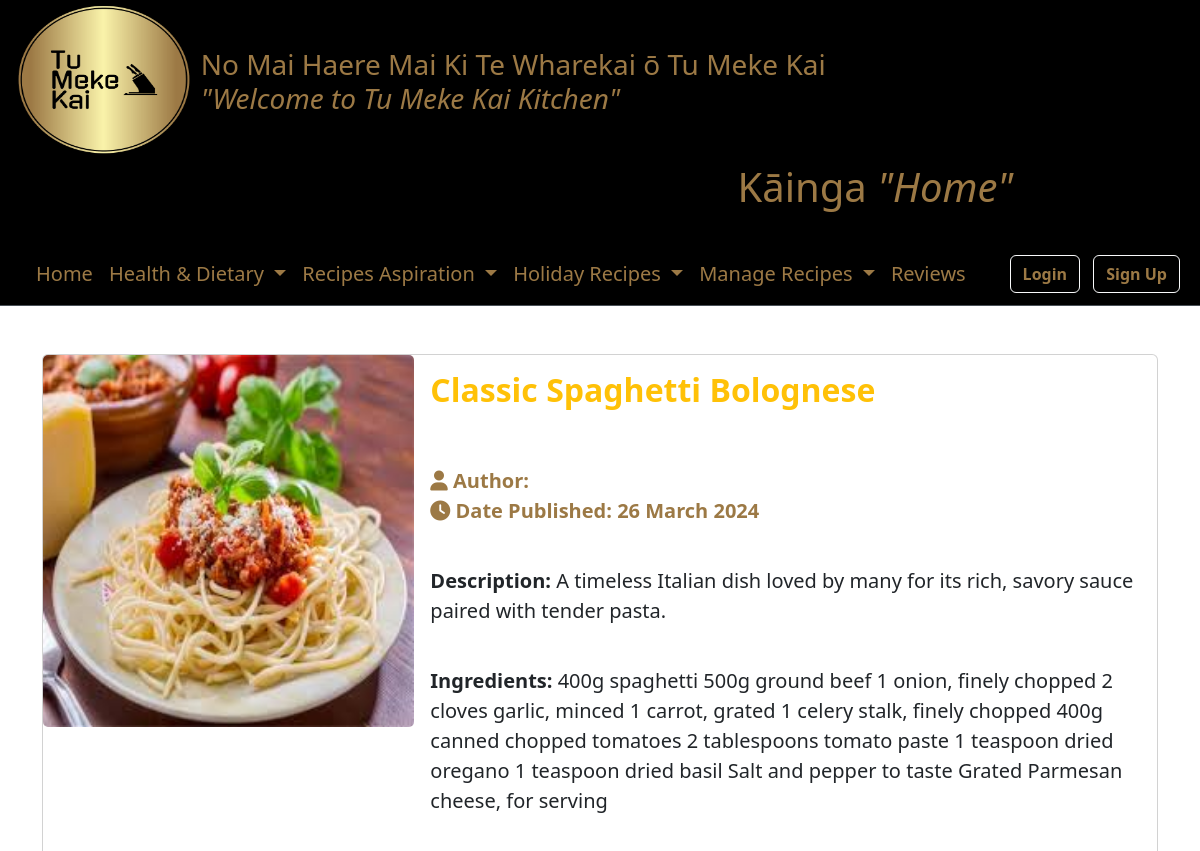
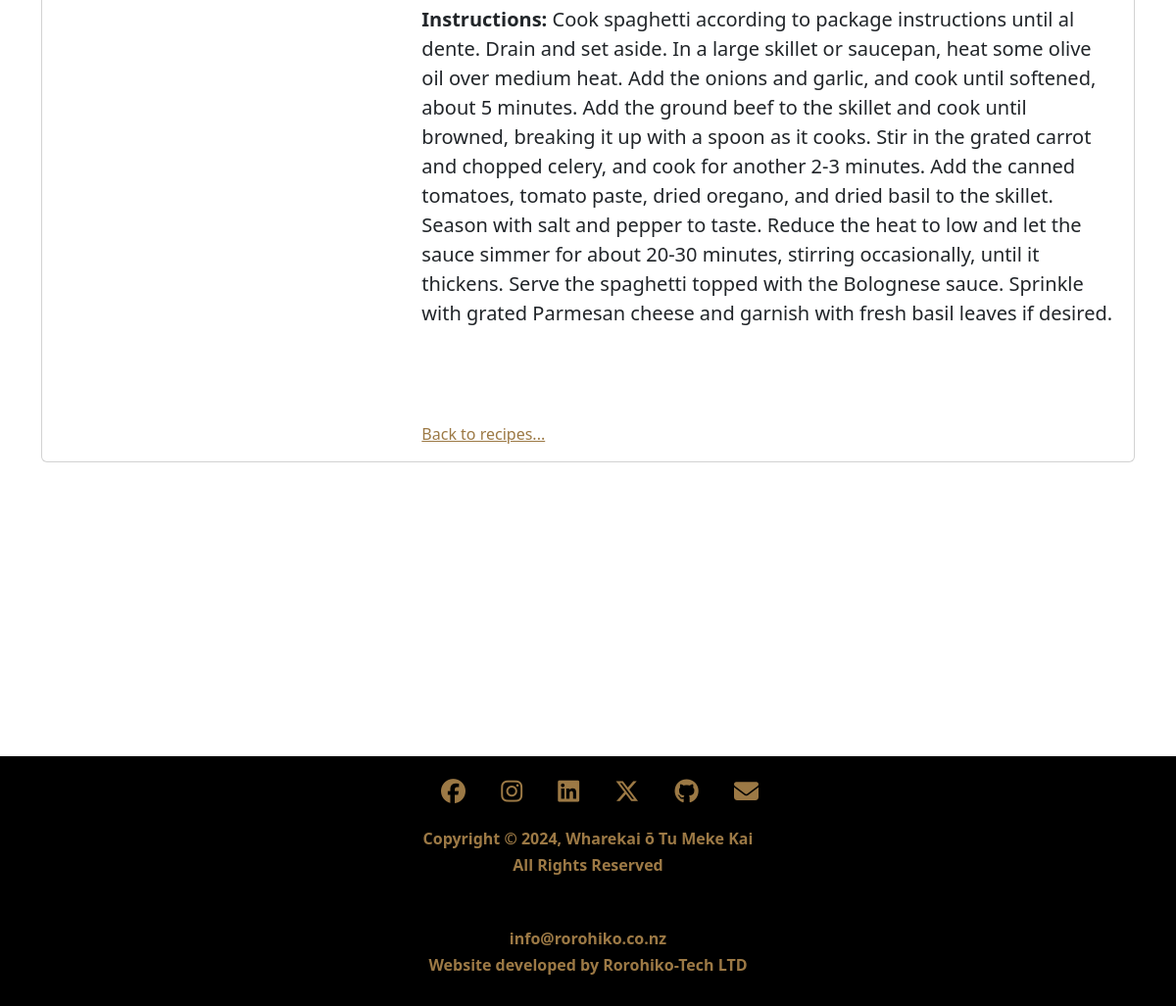
Screenshot of /recipes/10/ with the database file from the repository (2 pictures, top to bottom).
### MyRecipes/models.py (models this page shows, shortened)
class Recipe(models.Model):
    CATEGORY_CHOICES = [
        ('breakfast', 'Breakfast'),
        ('lunch', 'Lunch'),
        ('dinner', 'Dinner'),
        ('dessert', 'Dessert'),
        ('drinks', 'Drinks'),
        ('platter', 'Platter'),
        ('other', 'Other'),
        ('holiday_specials', 'Holiday Specials'),
        ('healthy_choices', 'Healthy Choices'),
        ('healthy', 'Healthy'),
        ('budget_friendly', 'Budget-friendly'),
        ('comfort_food', 'Comfort Food'),
        ('international_cuisine', 'International Cuisine'),
        ('baking', 'Baking'),
        ('grilling_and_bbq', 'Grilling & BBQ'),
        ('vegetarian_vegan', 'Vegetarian/Vegan'),
        ('vegetarian', 'Vegetarian'),
        ('gluten_free', 'Gluten-Free'),
        ('dairy_free', 'Dairy-Free'),
        ('low_carb', 'Low Carb'),
        ('high_protein', 'High Protein'),
        ('keto', 'Keto'),
        ('paleo', 'Paleo'),
        ('whole30', 'Whole30'),
        ('mediterranean', 'Mediterranean'),
        ('asian_inspired', 'Asian-Inspired'),
        ('mexican', 'Mexican'),
        ('italian', 'Italian'),
        ('middle_eastern', 'Middle Eastern'),
        ('new_years', 'New Years'),
        ('mothers_day', 'Mothers Day'),
    ]
    SUBCATEGORY_CHOICES = [
        ('vegetarian', 'Vegetarian'),
        ('vegan', 'Vegan'),
        ('gluten_free', 'Gluten free'),
        ('low_carb', 'Low Carb'),
        ('high_protein', 'High Protein'),
        ('keto', 'Keto'),
        ('other', 'Other'),
        ('paleo', 'Paleo-Friendly'),
        ('whole30', 'Whole30-Compliant'),
        ('mediterranean', 'Mediterranean Diet'),
        ('weight_loss', 'Weight Loss'),
        ('heart_healthy', 'Heart-Healthy'),
        ('diabetes_friendly', 'Diabetes-Friendly'),
        ('nut_free', 'Nut-Free'),
        ('soy_free', 'Soy-Free'),
        ('nutrient_dense', 'Nutrient-Dense'),
        ('light_and_fresh', 'Light & Fresh'),
        ('family_friendly', 'Family-Friendly'),
        ('kid_friendly', 'Kid-Friendly'),
        ('party_appetizers', 'Party Appetizers'),
        ('seasonal_produce', 'Seasonal Produce'),
        ('one_pot_meals', 'One-Pot Meals'),
        ('meal_prep', 'Meal Prep'),
        ('slow_cooker', 'Slow Cooker/Crockpot'),
        ('instant_pot', 'Instant Pot/Pressure Cooker'),
        ('raw_foods', 'Raw Foods'),
        ('superfoods', 'Superfoods'),
        ('detoxifying', 'Detoxifying'),
        ('immune_boosting', 'Immune-Boosting'),
        ('energy_packed', 'Energy-Packed'),
    ]
    title = models.CharField(max_length = 100)
    description = models.TextField()
    author = models.ForeignKey(User, on_delete = models.CASCADE) # is user deleted -- delete recipxes user put up --> FK = 1 (user) - N(recipes)
    category = models.CharField(max_length = 25, choices = CATEGORY_CHOICES, default = "other")
    subcategory = models.CharField(max_length = 25, choices = SUBCATEGORY_CHOICES, default = "other")
    created_at = models.DateTimeField(auto_now_add = True)
    updated_at = models.DateTimeField(auto_now = True)
    tags = models.ManyToManyField(Tag)
    image = models.ImageField(upload_to='Images/', blank=True)
    ingredients = models.TextField(blank=True, null=True)
    instructions = models.TextField(blank=True, null=True)

### MyRecipes/views.py (the view)
# urls.py: path('recipes/<int:pk>/', views.RecipeDetailView.as_view(), name = 'recipes-detail'),
class RecipeDetailView(DetailView):
    model = models.Recipe

### MyRecipes/templates/MyRecipes/recipe_detail.html (shortened to what this page needs)
{% extends 'MyRecipes/base.html' %}
{% load static %}
{% block content %}
    <div class="container mt-5">
        <div class="card mb-4">
            <div class="row g-0">
                <div class="col-md-4">
                    <img src="{% static "/" %}{{object.image}}" width="100%" class="card-img thumbnail" alt="Breakfast">
                </div>
                <div class="col-md-8">
                    <div class="card-body">
                        <h2 class="card-title text-warning"><strong>{{ object.title }}</strong></h2><br><br>
                        <p class="card-text fs-5" style="color: #9c7945;"><strong><i class="fas fa-user"></i> Author: {{ object.author_name }}</strong><br><strong><i class="fa-solid fa-clock"></i> Date Published: {{ object.updated_at|date:"d F Y" }}</strong></p><br>
                        <p class="card-text fs-5"><strong>Description:</strong> {{ object.description }}</p><br>
                        <p class="card-text fs-5"><strong>Ingredients:</strong> {{ object.ingredients }}</p><br>
                        <p class="card-text fs-5 mb-5"><strong>Instructions:</strong> {{ object.instructions }}</p>
                        <div class="d-flex justify-content-between align-items-center">
                            <a class="mt-5 text-end" href="{% url 'recipes-recipes' %}" style="color: #9c7945;">Back to recipes...</a>
                        </div>
                    </div>
                </div>
            </div>
        </div>
    </div>
{% endblock content %}

### MyRecipes/templates/MyRecipes/base.html (style rules this page uses)
body { background-image: url(''); background-size: contain; background-position: center; background-repeat: no-repeat; }

### rows the page displays
Recipe: image (picture), title "Classic Spaghetti Bolognese", updated_at "26 March 2024", description "A timeless Italian dish loved by many for its rich, savory sauce paired with tender pasta.", ingredients "400g spaghetti 500g ground beef 1 onion, finely chopped 2 cloves garlic, minced 1 carrot, grated 1 celery stalk, finely chopped 400g canned chopped tomatoes 2 tablespoons tomato paste 1 teaspoon dried oregano 1 teaspoon dried basil Salt and pepper to taste Grated Parmesan cheese, for serving", instructions "Cook spaghetti according to package instructions until al dente. Drain and set aside. In a large skillet or saucepan, heat some olive oil over medium heat. Add the onions and garlic, and cook until softened, about 5 minutes. Add the ground beef to the skillet and cook until browned, breaking it up with a spoon as it cooks. Stir in the grated carrot and chopped celery, and cook for another 2-3 minutes. Add the canned tomatoes, tomato paste, dried oregano, and dried basil to the skillet. Season with salt and pepper to taste. Reduce the heat to low and let the sauce simmer for about 20-30 minutes, stirring occasionally, until it thickens. Serve the spaghetti topped with the Bolognese sauce.…"
